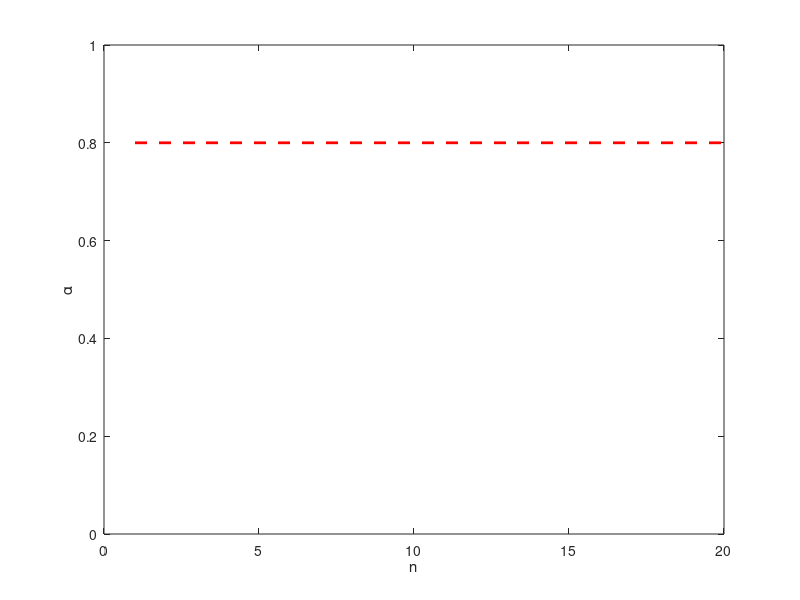

Write MATLAB code to recreate this figure. (Note: this script raises an error after producing the figure.)
clear all; clc; close all
y = 0:0.2:1;
t_final = 20;
t= 1:t_final;
ny = length(y);
py = ones(1,ny);
% py (ny+1) = 0.1;
py(1:ny) = (1)/ny;


% py_temp = py;

y_h = 0.8;
ah_hist = -ones(length(t),1);
k_hist = 5;
saved_ah = [0;1;1;1;0;0;1;0;0;1;1;0;1;0;0;1;1;1;0;1];
figure()
plot(t, y_h*ones(1,t_final), '--r', 'LineWidth',2)
xlabel('n')
ylabel('\alpha')
ylim([0,1])
hold on
pause()
for i=t
    ah = human_action(y_h);  
%     ah = saved_ah(i);
    py_temp = py;
    for j=1:ny
        p_obs = 1;
        pp=0;
        for k = 1:ny
            p1 = pyp(y(j), y(k));
            p2 = pih(ah, ah_hist, y(k), i, k_hist);
            pp = p1*p2*py_temp(k) + pp;
        end
        unnorm_p(j) = pp*p_obs;
    end
    py = unnorm_p/sum(unnorm_p);
    yest = sum(py.*y);
%     plot(y, py, 'linewidth', 2)
%     xlabel('\alpha')
%     ylabel('p(\alpha)')
plot(i, yest, '*b', 'MarkerSize', 10)
    pause(0.1)
%     pause()
    ah_hist(i) = ah; 
    [~,pval(i)] = max(py);
    
end
% plot(t,y(pval))



function ah = human_action(y_h)
    if rand <y_h
        ah = 1;
    else
        ah = 0;
    end
end

function p = pih(ah, x_hist, yj, step, k_hist)
    hs = step-(1:k_hist);
%     hs = hs(end-k_hist+1:end);
    hi = hs>0;
    if any(hi)
        histk = x_hist(hs(hi));
        nhist =length(histk);
        n_picked = sum(histk==1);
        n_not_picked = nhist - n_picked;
%         p = max(0.02, yj*(n_picked/nhist));
        if ah == 1
            p = max(0.001, yj*(n_picked/nhist));
%             p = p;
        else
            p = max(0.001, (1-yj)*(n_not_picked/nhist));
%             p=1-p;
        end
    else
        p=1;
    end
end
        
function p = pyp(y1,y2)
    if y1==y2
        p = 1;
    else
        p = 0.00;
    end
end

